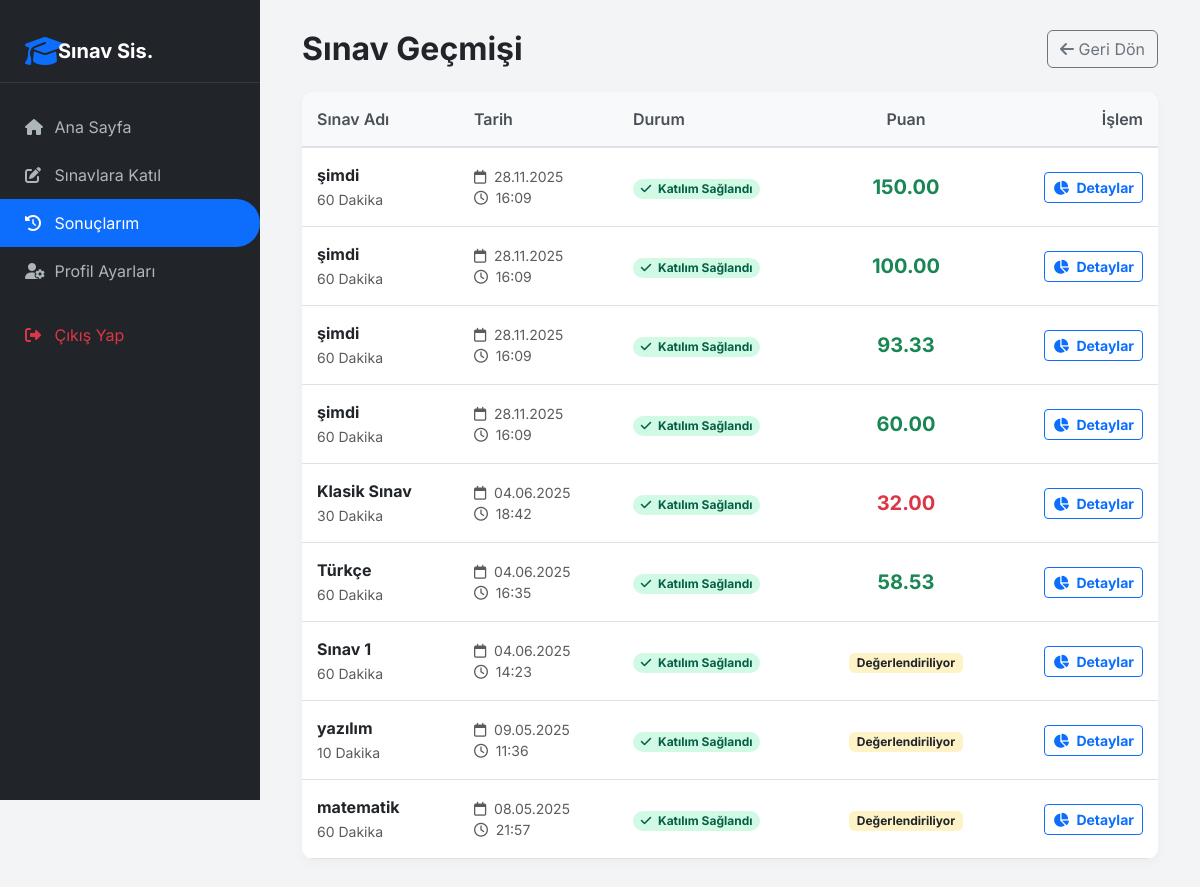
Screenshot of /exam_history.php (signed in) with the database file from the repository.
### tables this page shows
CREATE TABLE `exams` (
  `id` int(11) NOT NULL,
  `title` varchar(255) DEFAULT NULL,
  `description` text DEFAULT NULL,
  `start_time` datetime DEFAULT NULL,
  `end_time` datetime DEFAULT NULL,
  `duration_minutes` int(11) DEFAULT NULL,
  `creator_id` int(11) DEFAULT NULL,
  `format` enum('coktan_secimli','klasik','yazili','karisik') DEFAULT NULL,
  `is_paid` tinyint(1) DEFAULT 1,
  `date` datetime DEFAULT NULL,
  `price` int(11) DEFAULT 0,
  `created_at` datetime DEFAULT current_timestamp()
);

### exam_history.php (the view, shortened to what this page needs)
<?php
require 'db.php';
$user_id = $_SESSION['user']['id'];
$sql = "
    SELECT DISTINCT e.id AS exam_id, e.title, e.start_time, e.end_time, e.duration_minutes,
           r.score,
           (SELECT COUNT(*) FROM answers WHERE exam_id = e.id AND user_id = ?) as answered_count
    FROM exams e
    JOIN answers a ON e.id = a.exam_id
    LEFT JOIN results r ON e.id = r.exam_id AND r.participant_id = ?
    WHERE a.user_id = ?
    ORDER BY e.end_time DESC
";
$stmt = $pdo->prepare($sql);
$stmt->execute([$user_id, $user_id, $user_id]);
$exams = $stmt->fetchAll(PDO::FETCH_ASSOC);
?>
<!DOCTYPE html>
<html lang="tr">
<head>
    <link href="https://cdn.jsdelivr.net/npm/bootstrap@5.3.3/dist/css/bootstrap.min.css" rel="stylesheet">
    <link rel="stylesheet" href="https://cdnjs.cloudflare.com/ajax/libs/font-awesome/6.4.0/css/all.min.css">
</head>
<body>
    <div class="sidebar">
        <div class="sidebar-header d-flex align-items-center">
            <i class="fa-solid fa-graduation-cap fa-2x me-2 text-primary"></i>
            <h5 class="m-0 fw-bold">Sınav Sis.</h5>
        </div>
        <a href="dashboard.php"><i class="fa-solid fa-house"></i> Ana Sayfa</a>
        <a href="available_exams.php"><i class="fa-solid fa-pen-to-square"></i> Sınavlara Katıl</a>
        <a href="exam_history.php" class="active"><i class="fa-solid fa-clock-rotate-left"></i> Sonuçlarım</a>
        <a href="profile_manage.php"><i class="fa-solid fa-user-gear"></i> Profil Ayarları</a>
        <a href="logout.php" class="text-danger mt-3"><i class="fa-solid fa-right-from-bracket"></i> Çıkış Yap</a>
    </div>
    <div class="main-content">
        <div class="container">
            <div class="d-flex justify-content-between align-items-center mb-4">
                <h2 class="fw-bold text-dark m-0">Sınav Geçmişi</h2>
                <a href="dashboard.php" class="btn btn-outline-secondary"><i class="fa-solid fa-arrow-left"></i> Geri Dön</a>
            </div>
            <div class="card card-custom">
                <?php if (empty($exams)): ?>
                    <div class="text-center py-5">
                        <i class="fa-regular fa-folder-open fa-3x text-muted mb-3"></i>
                        <h5 class="text-muted">Henüz katıldığınız bir sınav bulunmamaktadır.</h5>
                        <a href="available_exams.php" class="btn btn-primary mt-2">Sınavlara Göz At</a>
                    </div>
                <?php else: ?>
                    <div class="table-responsive">
                        <table class="table table-hover align-middle mb-0">
                            <thead>
                                <tr>
                                    <th>Sınav Adı</th>
                                    <th>Tarih</th>
                                    <th>Durum</th>
                                    <th class="text-center">Puan</th>
                                    <th class="text-end">İşlem</th>
                                </tr>
                            </thead>
                            <tbody>
                                <?php foreach ($exams as $exam): ?>
                                    <tr>
                                        <td>
                                            <div class="fw-bold text-dark"><?= htmlspecialchars($exam['title']) ?></div>
                                            <small class="text-muted"><?= $exam['duration_minutes'] ?> Dakika</small>
                                        </td>
                                        <td>
                                            <div class="d-flex flex-column small text-muted">
                                                <span><i class="fa-regular fa-calendar me-1"></i> <?= date('d.m.Y', strtotime($exam['start_time'])) ?></span>
                                                <span><i class="fa-regular fa-clock me-1"></i> <?= date('H:i', strtotime($exam['start_time'])) ?></span>
                                            </div>
                                        </td>
                                        <td>
                                            <span class="badge badge-soft-success rounded-pill">
                                                <i class="fa-solid fa-check me-1"></i> Katılım Sağlandı
                                            </span>
                                        </td>
                                        <td class="text-center">
                                            <?php if (isset($exam['score'])): ?>
                                                <span class="fw-bold fs-5 <?= $exam['score'] >= 50 ? 'text-success' : 'text-danger' ?>">
                                                    <?= number_format($exam['score'], 2) ?>
                                                </span>
                                            <?php else: ?>
                                                <span class="badge badge-soft-warning text-dark">Değerlendiriliyor</span>
                                            <?php endif; ?>
                                        </td>
                                        <td class="text-end">
                                            <a href="exam_results.php?exam_id=<?= $exam['exam_id'] ?>" class="btn btn-sm btn-outline-primary fw-bold">
                                                <i class="fa-solid fa-chart-pie me-1"></i> Detaylar
                                            </a>
                                        </td>
                                    </tr>
                                <?php endforeach; ?>
                            </tbody>
                        </table>
                    </div>
                <?php endif; ?>
            </div>
        </div>
    </div>
</body>
</html>

### exam_history.php (style rules this page uses)
body { font-family: 'Inter', sans-serif; background-color: #f3f4f6; }
.sidebar { width: 260px; height: 100vh; background: #212529; color: #fff; position: fixed; top: 0; left: 0; padding-top: 20px; z-index: 1000; }
.sidebar-header { padding: 15px 25px; border-bottom: 1px solid #343a40; margin-bottom: 20px; }
.sidebar a { padding: 12px 25px; text-decoration: none; font-size: 16px; color: #adb5bd; display: block; transition: 0.2s; }
.sidebar a:hover, .sidebar a.active { color: #fff; background-color: #0d6efd; border-radius: 0 25px 25px 0; }
.sidebar i { width: 25px; }
.main-content { margin-left: 260px; padding: 30px; }
.card-custom { border: none; border-radius: 12px; background: #fff; box-shadow: 0 4px 12px rgba(0,0,0,0.03); padding: 0; overflow: hidden; }
.table th { background-color: #f8f9fa; font-weight: 600; color: #495057; border-bottom: 2px solid #dee2e6; padding: 15px; }
.table td { vertical-align: middle; padding: 15px; }
.badge-soft-success { background-color: #d1fae5; color: #065f46; }
.badge-soft-warning { background-color: #fef3c7; color: #92400e; }

### rows the page displays
exams: title "şimdi", duration_minutes "60", start_time "28.11.2025", start_time "16:09", score "150.00", score "100.00", score "93.33", score "60.00"
exams: title "Klasik Sınav", duration_minutes "30", start_time "04.06.2025", start_time "18:42", score "32.00"
exams: title "Türkçe", duration_minutes "60", start_time "04.06.2025", start_time "16:35", score "58.53"
exams: title "Sınav 1", duration_minutes "60", start_time "04.06.2025", start_time "14:23", shows "Değerlendiriliyor"
exams: title "yazılım", duration_minutes "10", start_time "09.05.2025", start_time "11:36", shows "Değerlendiriliyor"
exams: title "matematik", duration_minutes "60", start_time "08.05.2025", start_time "21:57", shows "Değerlendiriliyor"
